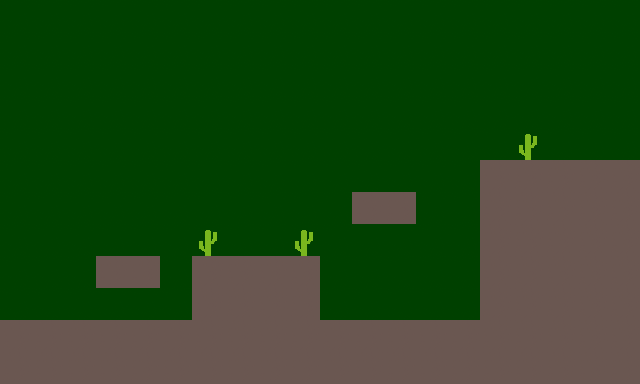

This is a level from a 2D game, rendered from its Tiled map with the project's own tilesets. A one-line summary and the map file follow, with tile-layer data summarised:
An orthogonal 20x12 tile map with 32x32 px tiles, 1 tile layer (Capa de patrones 1) and 14 objects (3x coin, player, puerta, enemigo1, pinchos).

<map version="1.10" tiledversion="1.10.1" orientation="orthogonal" renderorder="right-down" width="20" height="12" tilewidth="32" tileheight="32" infinite="0" nextlayerid="7" nextobjectid="48">
 <tileset firstgid="1" source="Spritesheet.tsx" />
 <layer id="1" name="Capa de patrones 1" width="20" height="12">
  <data>[240 cells, 240 non-empty, 3 distinct tile ids]</data>
 </layer>
 <objectgroup id="4" name="Plataforma">
  <object id="18" x="191.757" y="256.409" width="128.519" height="63.5904" />
  <object id="19" x="351.592" y="192.026" width="64.8091" height="31.9742" />
  <object id="20" x="480.636" y="159.969" width="159.424" height="160.031" />
  <object id="25" x="0.454545" y="320.063" width="639.858" height="57.0208" />
  <object id="26" x="96.4776" y="255.968" width="62.9398" height="32.0323" />
 </objectgroup>
 <objectgroup id="2" name="Objetos" class="Coin">
  <object id="28" type="player" gid="1" x="30.6667" y="220.333" width="32" height="32" />
  <object id="29" type="coin" gid="4" x="224" y="193" width="32" height="32" />
  <object id="30" type="coin" gid="4" x="365.333" y="273" width="32" height="32" />
  <object id="31" type="coin" gid="4" x="482" y="127" width="32" height="32" />
  <object id="32" type="puerta" gid="3" x="576.217" y="159.913" width="32" height="32">
   <properties>
    <property name="SiguienteNivel" value="nivel2.tmx" />
   </properties>
  </object>
  <object id="33" type="enemigo1" gid="2" x="455.875" y="320.042" width="22" height="22">
   <properties>
    <property name="movi" type="object" value="36" />
   </properties>
  </object>
  <object id="36" x="327.319" y="298">
   <point />
  </object>
  <object id="40" type="pinchos" gid="8" x="239.386" y="256.364" width="32" height="32" />
 </objectgroup>
 <objectgroup id="6" name="ParaSaltar">
  <object id="42" x="0.125" y="95.5003" width="639.875" height="288.25" />
 </objectgroup>
</map>
